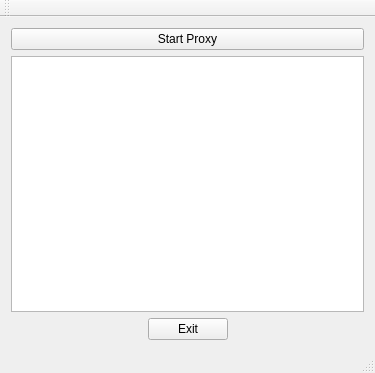
<?xml version="1.0" encoding="UTF-8"?>
<ui version="4.0">
 <class>MainWindow</class>
 <widget class="QMainWindow" name="MainWindow">
  <property name="enabled">
   <bool>true</bool>
  </property>
  <property name="geometry">
   <rect>
    <x>0</x>
    <y>0</y>
    <width>375</width>
    <height>373</height>
   </rect>
  </property>
  <property name="windowTitle">
   <string>MainWindow</string>
  </property>
  <widget class="QWidget" name="centralWidget">
   <layout class="QHBoxLayout" name="horizontalLayout_2">
    <item>
     <layout class="QVBoxLayout" name="verticalLayout">
      <item>
       <widget class="QPushButton" name="startButton">
        <property name="enabled">
         <bool>true</bool>
        </property>
        <property name="text">
         <string>Start Proxy</string>
        </property>
        <property name="checkable">
         <bool>true</bool>
        </property>
        <property name="checked">
         <bool>false</bool>
        </property>
        <property name="autoDefault">
         <bool>false</bool>
        </property>
        <property name="default">
         <bool>false</bool>
        </property>
        <property name="flat">
         <bool>false</bool>
        </property>
       </widget>
      </item>
      <item>
       <widget class="QPlainTextEdit" name="plainTextEdit"/>
      </item>
      <item>
       <layout class="QHBoxLayout" name="horizontalLayout">
        <item>
         <spacer name="horizontalSpacer">
          <property name="orientation">
           <enum>Qt::Horizontal</enum>
          </property>
          <property name="sizeHint" stdset="0">
           <size>
            <width>40</width>
            <height>20</height>
           </size>
          </property>
         </spacer>
        </item>
        <item>
         <widget class="QPushButton" name="exitButton">
          <property name="text">
           <string>Exit</string>
          </property>
         </widget>
        </item>
        <item>
         <spacer name="horizontalSpacer_2">
          <property name="orientation">
           <enum>Qt::Horizontal</enum>
          </property>
          <property name="sizeHint" stdset="0">
           <size>
            <width>40</width>
            <height>20</height>
           </size>
          </property>
         </spacer>
        </item>
       </layout>
      </item>
     </layout>
    </item>
   </layout>
  </widget>
  <widget class="QMenuBar" name="menuBar">
   <property name="geometry">
    <rect>
     <x>0</x>
     <y>0</y>
     <width>375</width>
     <height>21</height>
    </rect>
   </property>
  </widget>
  <widget class="QToolBar" name="mainToolBar">
   <attribute name="toolBarArea">
    <enum>TopToolBarArea</enum>
   </attribute>
   <attribute name="toolBarBreak">
    <bool>false</bool>
   </attribute>
  </widget>
  <widget class="QStatusBar" name="statusBar"/>
 </widget>
 <layoutdefault spacing="6" margin="11"/>
 <resources/>
 <connections>
  <connection>
   <sender>startButton</sender>
   <signal>toggled(bool)</signal>
   <receiver>MainWindow</receiver>
   <slot>serverToggle(bool)</slot>
   <hints>
    <hint type="sourcelabel">
     <x>157</x>
     <y>56</y>
    </hint>
    <hint type="destinationlabel">
     <x>106</x>
     <y>337</y>
    </hint>
   </hints>
  </connection>
  <connection>
   <sender>exitButton</sender>
   <signal>clicked()</signal>
   <receiver>MainWindow</receiver>
   <slot>close()</slot>
   <hints>
    <hint type="sourcelabel">
     <x>207</x>
     <y>333</y>
    </hint>
    <hint type="destinationlabel">
     <x>335</x>
     <y>336</y>
    </hint>
   </hints>
  </connection>
 </connections>
 <slots>
  <slot>serverToggle(bool)</slot>
 </slots>
</ui>
